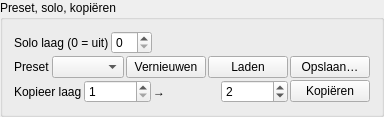
       <widget class="QGroupBox" name="groupBox_pattern_line_trap_workflow">
        <property name="toolTip">
         <string>Presets: bewaar/laad alleen de patroonlijnparameters (liefst naammatig in je bestandenmap). Solo: 0 = alle lagen, 1–20 = isoleer die laag. Kopiëren: snel de instellingen van ene laag naar de andere (handig voor 2–3 varianten).</string>
        </property>
        <property name="title">
         <string>Preset, solo, kopiëren</string>
        </property>
        <layout class="QVBoxLayout" name="verticalLayout_pattern_line_trap_workflow">
         <property name="spacing">
          <number>2</number>
         </property>
         <item>
          <layout class="QHBoxLayout" name="horizontalLayout_pattern_solo">
           <item>
            <widget class="QLabel" name="label_pattern_line_trap_solo_layer">
             <property name="text">
              <string>Solo laag (0 = uit)</string>
             </property>
             <property name="toolTip">
              <string>0: alle actieve lagen in de render. 1–20: toon uitsluitend die ene lijn (snellere feedback bij tunen van één profiel).</string>
             </property>
            </widget>
           </item>
           <item>
            <widget class="MySpinBox" name="spinboxInt_pattern_line_trap_solo_layer">
             <property name="toolTip">
              <string>0 = alle lagen; anders enkel geselecteerde laag (1–20).</string>
             </property>
            </widget>
           </item>
           <item>
            <spacer name="horizontalSpacer_pattern_solo">
             <property name="orientation">
              <enum>Qt::Horizontal</enum>
             </property>
             <property name="sizeHint" stdset="0">
              <size>
               <width>40</width>
               <height>20</height>
              </size>
             </property>
            </spacer>
           </item>
          </layout>
         </item>
         <item>
          <layout class="QHBoxLayout" name="horizontalLayout_pattern_presets">
           <item>
            <widget class="QLabel" name="label_pattern_line_trap_presets">
             <property name="text">
              <string>Preset</string>
             </property>
             <property name="toolTip">
              <string>Opgeslagen combinaties van alle patroonlijn-velden. Vernieuwen leest de map; Laden past toe; Opslaan schrijft weg (JSON/INI volgens de app-instellingen).</string>
             </property>
            </widget>
           </item>
           <item>
            <widget class="QComboBox" name="comboBox_pattern_line_trap_presets">
             <property name="sizePolicy">
              <sizepolicy hsizetype="Expanding" vsizetype="Fixed">
               <horstretch>0</horstretch>
               <verstretch>0</verstretch>
              </sizepolicy>
             </property>
            </widget>
           </item>
           <item>
            <widget class="QPushButton" name="pushButton_pattern_line_trap_preset_refresh">
             <property name="text">
              <string>Vernieuwen</string>
             </property>
             <property name="toolTip">
              <string>Scant de preset-map opnieuw en vult de keuzelijst; gebruik na het toevoegen van handmatige .ini/.json bestanden.</string>
             </property>
            </widget>
           </item>
           <item>
            <widget class="QPushButton" name="pushButton_pattern_line_trap_preset_load">
             <property name="text">
              <string>Laden</string>
             </property>
             <property name="toolTip">
              <string>Laat de geselecteerde preset in alle patroonlijn-velden (inclusief alle 20 lagen) gelden.</string>
             </property>
            </widget>
           </item>
           <item>
            <widget class="QPushButton" name="pushButton_pattern_line_trap_preset_save">
             <property name="text">
              <string>Opslaan…</string>
             </property>
             <property name="toolTip">
              <string>Sla huidige patroonlijn-instellingen op onder een naam (handig vóór experimenten met vorm/iteraties).</string>
             </property>
            </widget>
           </item>
          </layout>
         </item>
         <item>
          <layout class="QHBoxLayout" name="horizontalLayout_pattern_copy">
           <item>
            <widget class="QLabel" name="label_pattern_line_trap_copy">
             <property name="text">
              <string>Kopieer laag</string>
             </property>
            </widget>
           </item>
           <item>
            <widget class="QSpinBox" name="spinbox_pattern_line_trap_copy_from">
             <property name="minimum">
              <number>1</number>
             </property>
             <property name="maximum">
              <number>20</number>
             </property>
             <property name="value">
              <number>1</number>
             </property>
            </widget>
           </item>
           <item>
            <widget class="QLabel" name="label_pattern_line_trap_copy_arrow">
             <property name="text">
              <string>→</string>
             </property>
            </widget>
           </item>
           <item>
            <widget class="QSpinBox" name="spinbox_pattern_line_trap_copy_to">
             <property name="minimum">
              <number>1</number>
             </property>
             <property name="maximum">
              <number>20</number>
             </property>
             <property name="value">
              <number>2</number>
             </property>
            </widget>
           </item>
           <item>
            <widget class="QPushButton" name="pushButton_pattern_line_trap_copy_layer">
             <property name="text">
              <string>Kopiëren</string>
             </property>
            </widget>
           </item>
          </layout>
         </item>
        </layout>
       </widget>
